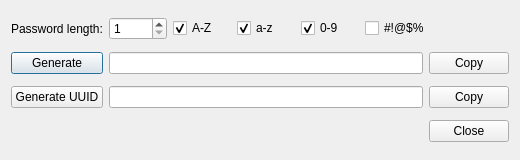
<ui version="4.0" >
 <class>Dialog</class>
 <widget class="QDialog" name="Dialog" >
  <property name="geometry" >
   <rect>
    <x>0</x>
    <y>0</y>
    <width>520</width>
    <height>160</height>
   </rect>
  </property>
  <property name="sizePolicy" >
   <sizepolicy vsizetype="Fixed" hsizetype="Fixed" >
    <horstretch>0</horstretch>
    <verstretch>0</verstretch>
   </sizepolicy>
  </property>
  <property name="minimumSize" >
   <size>
    <width>520</width>
    <height>160</height>
   </size>
  </property>
  <property name="maximumSize" >
   <size>
    <width>446</width>
    <height>160</height>
   </size>
  </property>
  <property name="windowTitle" >
   <string>Password Generator</string>
  </property>
  <property name="layoutDirection" >
   <enum>Qt::LeftToRight</enum>
  </property>
  <layout class="QGridLayout" name="gridLayout" >
   <item row="0" column="0" >
    <widget class="QLabel" name="label" >
     <property name="text" >
      <string>Password length:</string>
     </property>
    </widget>
   </item>
   <item row="0" column="1" >
    <widget class="QSpinBox" name="spinBox" >
     <property name="minimum" >
      <number>1</number>
     </property>
     <property name="maximum" >
      <number>20</number>
     </property>
    </widget>
   </item>
   <item row="0" column="2" >
    <widget class="QCheckBox" name="upcaseCheckBox" >
     <property name="text" >
      <string>A-Z</string>
     </property>
     <property name="checked" >
      <bool>true</bool>
     </property>
    </widget>
   </item>
   <item row="0" column="3" >
    <widget class="QCheckBox" name="lowcaseCheckBox" >
     <property name="text" >
      <string>a-z</string>
     </property>
     <property name="checked" >
      <bool>true</bool>
     </property>
    </widget>
   </item>
   <item row="0" column="4" >
    <widget class="QCheckBox" name="numberCheckBox" >
     <property name="text" >
      <string>0-9</string>
     </property>
     <property name="checked" >
      <bool>true</bool>
     </property>
    </widget>
   </item>
   <item row="0" column="5" colspan="2" >
    <widget class="QCheckBox" name="otherCheckBox" >
     <property name="text" >
      <string>#!@$%</string>
     </property>
    </widget>
   </item>
   <item row="1" column="0" >
    <widget class="QPushButton" name="generatePushButton" >
     <property name="text" >
      <string>Generate</string>
     </property>
    </widget>
   </item>
   <item row="1" column="1" colspan="5" >
    <widget class="QLineEdit" name="passwordLineEdit" />
   </item>
   <item row="1" column="6" >
    <widget class="QPushButton" name="copyPushButton" >
     <property name="text" >
      <string>Copy</string>
     </property>
    </widget>
   </item>
   <item row="2" column="0" >
    <widget class="QPushButton" name="generateUuidPushButton" >
     <property name="text" >
      <string>Generate UUID</string>
     </property>
    </widget>
   </item>
   <item row="2" column="1" colspan="5" >
    <widget class="QLineEdit" name="uuidLineEdit" />
   </item>
   <item row="2" column="6" >
    <widget class="QPushButton" name="copyUuidPushButton" >
     <property name="text" >
      <string>Copy</string>
     </property>
    </widget>
   </item>
   <item row="3" column="5" colspan="2" >
    <widget class="QDialogButtonBox" name="buttonBox" >
     <property name="orientation" >
      <enum>Qt::Horizontal</enum>
     </property>
     <property name="standardButtons" >
      <set>QDialogButtonBox::Close</set>
     </property>
    </widget>
   </item>
  </layout>
 </widget>
 <resources/>
 <connections>
  <connection>
   <sender>buttonBox</sender>
   <signal>rejected()</signal>
   <receiver>Dialog</receiver>
   <slot>reject()</slot>
   <hints>
    <hint type="sourcelabel" >
     <x>316</x>
     <y>260</y>
    </hint>
    <hint type="destinationlabel" >
     <x>286</x>
     <y>274</y>
    </hint>
   </hints>
  </connection>
  <connection>
   <sender>buttonBox</sender>
   <signal>accepted()</signal>
   <receiver>Dialog</receiver>
   <slot>accept()</slot>
   <hints>
    <hint type="sourcelabel" >
     <x>248</x>
     <y>254</y>
    </hint>
    <hint type="destinationlabel" >
     <x>157</x>
     <y>274</y>
    </hint>
   </hints>
  </connection>
 </connections>
</ui>
